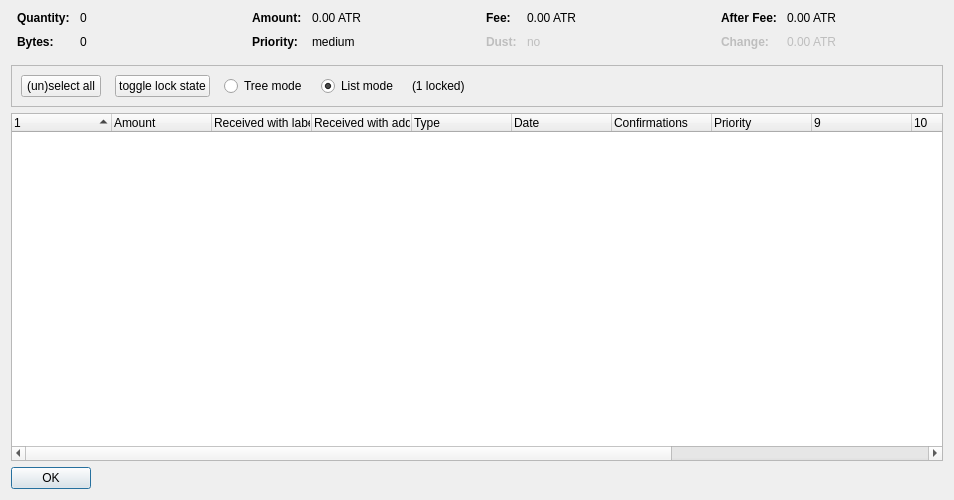
<?xml version="1.0" encoding="UTF-8"?>
<ui version="4.0">
 <class>CoinControlDialog</class>
 <widget class="QDialog" name="CoinControlDialog">
  <property name="geometry">
   <rect>
    <x>0</x>
    <y>0</y>
    <width>954</width>
    <height>500</height>
   </rect>
  </property>
  <property name="windowTitle">
   <string>Coin Selection</string>
  </property>
  <layout class="QVBoxLayout" name="verticalLayout">
   <item>
    <layout class="QHBoxLayout" name="horizontalLayoutTop" stretch="0,0,0,0">
     <property name="topMargin">
      <number>0</number>
     </property>
     <property name="bottomMargin">
      <number>10</number>
     </property>
     <item>
      <layout class="QFormLayout" name="formLayoutCoinControl1">
       <property name="horizontalSpacing">
        <number>10</number>
       </property>
       <property name="verticalSpacing">
        <number>10</number>
       </property>
       <property name="leftMargin">
        <number>6</number>
       </property>
       <property name="rightMargin">
        <number>6</number>
       </property>
       <item row="0" column="0">
        <widget class="QLabel" name="labelCoinControlQuantityText">
         <property name="font">
          <font>
           <weight>75</weight>
           <bold>true</bold>
          </font>
         </property>
         <property name="text">
          <string>Quantity:</string>
         </property>
        </widget>
       </item>
       <item row="0" column="1">
        <widget class="QLabel" name="labelCoinControlQuantity">
         <property name="cursor">
          <cursorShape>IBeamCursor</cursorShape>
         </property>
         <property name="contextMenuPolicy">
          <enum>Qt::ActionsContextMenu</enum>
         </property>
         <property name="text">
          <string notr="true">0</string>
         </property>
         <property name="textInteractionFlags">
          <set>Qt::LinksAccessibleByMouse|Qt::TextSelectableByKeyboard|Qt::TextSelectableByMouse</set>
         </property>
        </widget>
       </item>
       <item row="1" column="0">
        <widget class="QLabel" name="labelCoinControlBytesText">
         <property name="font">
          <font>
           <weight>75</weight>
           <bold>true</bold>
          </font>
         </property>
         <property name="text">
          <string>Bytes:</string>
         </property>
        </widget>
       </item>
       <item row="1" column="1">
        <widget class="QLabel" name="labelCoinControlBytes">
         <property name="cursor">
          <cursorShape>IBeamCursor</cursorShape>
         </property>
         <property name="contextMenuPolicy">
          <enum>Qt::ActionsContextMenu</enum>
         </property>
         <property name="text">
          <string notr="true">0</string>
         </property>
         <property name="textInteractionFlags">
          <set>Qt::LinksAccessibleByMouse|Qt::TextSelectableByKeyboard|Qt::TextSelectableByMouse</set>
         </property>
        </widget>
       </item>
      </layout>
     </item>
     <item>
      <layout class="QFormLayout" name="formLayoutCoinControl2">
       <property name="horizontalSpacing">
        <number>10</number>
       </property>
       <property name="verticalSpacing">
        <number>10</number>
       </property>
       <property name="leftMargin">
        <number>6</number>
       </property>
       <property name="rightMargin">
        <number>6</number>
       </property>
       <item row="0" column="0">
        <widget class="QLabel" name="labelCoinControlAmountText">
         <property name="font">
          <font>
           <weight>75</weight>
           <bold>true</bold>
          </font>
         </property>
         <property name="text">
          <string>Amount:</string>
         </property>
        </widget>
       </item>
       <item row="0" column="1">
        <widget class="QLabel" name="labelCoinControlAmount">
         <property name="cursor">
          <cursorShape>IBeamCursor</cursorShape>
         </property>
         <property name="contextMenuPolicy">
          <enum>Qt::ActionsContextMenu</enum>
         </property>
         <property name="text">
          <string notr="true">0.00 ATR</string>
         </property>
         <property name="textInteractionFlags">
          <set>Qt::LinksAccessibleByMouse|Qt::TextSelectableByKeyboard|Qt::TextSelectableByMouse</set>
         </property>
        </widget>
       </item>
       <item row="1" column="0">
        <widget class="QLabel" name="labelCoinControlPriorityText">
         <property name="font">
          <font>
           <weight>75</weight>
           <bold>true</bold>
          </font>
         </property>
         <property name="text">
          <string>Priority:</string>
         </property>
        </widget>
       </item>
       <item row="1" column="1">
        <widget class="QLabel" name="labelCoinControlPriority">
         <property name="cursor">
          <cursorShape>IBeamCursor</cursorShape>
         </property>
         <property name="contextMenuPolicy">
          <enum>Qt::ActionsContextMenu</enum>
         </property>
         <property name="text">
          <string>medium</string>
         </property>
         <property name="textInteractionFlags">
          <set>Qt::LinksAccessibleByMouse|Qt::TextSelectableByKeyboard|Qt::TextSelectableByMouse</set>
         </property>
        </widget>
       </item>
      </layout>
     </item>
     <item>
      <layout class="QFormLayout" name="formLayoutCoinControl3">
       <property name="horizontalSpacing">
        <number>10</number>
       </property>
       <property name="verticalSpacing">
        <number>10</number>
       </property>
       <property name="leftMargin">
        <number>6</number>
       </property>
       <property name="rightMargin">
        <number>6</number>
       </property>
       <item row="0" column="0">
        <widget class="QLabel" name="labelCoinControlFeeText">
         <property name="font">
          <font>
           <weight>75</weight>
           <bold>true</bold>
          </font>
         </property>
         <property name="text">
          <string>Fee:</string>
         </property>
        </widget>
       </item>
       <item row="0" column="1">
        <widget class="QLabel" name="labelCoinControlFee">
         <property name="cursor">
          <cursorShape>IBeamCursor</cursorShape>
         </property>
         <property name="contextMenuPolicy">
          <enum>Qt::ActionsContextMenu</enum>
         </property>
         <property name="text">
          <string notr="true">0.00 ATR</string>
         </property>
         <property name="textInteractionFlags">
          <set>Qt::LinksAccessibleByMouse|Qt::TextSelectableByKeyboard|Qt::TextSelectableByMouse</set>
         </property>
        </widget>
       </item>
       <item row="1" column="0">
        <widget class="QLabel" name="labelCoinControlLowOutputText">
         <property name="enabled">
          <bool>false</bool>
         </property>
         <property name="font">
          <font>
           <weight>75</weight>
           <bold>true</bold>
          </font>
         </property>
         <property name="text">
          <string>Dust:</string>
         </property>
        </widget>
       </item>
       <item row="1" column="1">
        <widget class="QLabel" name="labelCoinControlLowOutput">
         <property name="enabled">
          <bool>false</bool>
         </property>
         <property name="cursor">
          <cursorShape>IBeamCursor</cursorShape>
         </property>
         <property name="contextMenuPolicy">
          <enum>Qt::ActionsContextMenu</enum>
         </property>
         <property name="text">
          <string>no</string>
         </property>
         <property name="textInteractionFlags">
          <set>Qt::LinksAccessibleByMouse|Qt::TextSelectableByKeyboard|Qt::TextSelectableByMouse</set>
         </property>
        </widget>
       </item>
      </layout>
     </item>
     <item>
      <layout class="QFormLayout" name="formLayoutCoinControl4">
       <property name="horizontalSpacing">
        <number>10</number>
       </property>
       <property name="verticalSpacing">
        <number>10</number>
       </property>
       <property name="leftMargin">
        <number>6</number>
       </property>
       <property name="rightMargin">
        <number>6</number>
       </property>
       <item row="0" column="0">
        <widget class="QLabel" name="labelCoinControlAfterFeeText">
         <property name="font">
          <font>
           <weight>75</weight>
           <bold>true</bold>
          </font>
         </property>
         <property name="text">
          <string>After Fee:</string>
         </property>
        </widget>
       </item>
       <item row="0" column="1">
        <widget class="QLabel" name="labelCoinControlAfterFee">
         <property name="cursor">
          <cursorShape>IBeamCursor</cursorShape>
         </property>
         <property name="contextMenuPolicy">
          <enum>Qt::ActionsContextMenu</enum>
         </property>
         <property name="text">
          <string notr="true">0.00 ATR</string>
         </property>
         <property name="textInteractionFlags">
          <set>Qt::LinksAccessibleByMouse|Qt::TextSelectableByKeyboard|Qt::TextSelectableByMouse</set>
         </property>
        </widget>
       </item>
       <item row="1" column="0">
        <widget class="QLabel" name="labelCoinControlChangeText">
         <property name="enabled">
          <bool>false</bool>
         </property>
         <property name="font">
          <font>
           <weight>75</weight>
           <bold>true</bold>
          </font>
         </property>
         <property name="text">
          <string>Change:</string>
         </property>
        </widget>
       </item>
       <item row="1" column="1">
        <widget class="QLabel" name="labelCoinControlChange">
         <property name="enabled">
          <bool>false</bool>
         </property>
         <property name="cursor">
          <cursorShape>IBeamCursor</cursorShape>
         </property>
         <property name="contextMenuPolicy">
          <enum>Qt::ActionsContextMenu</enum>
         </property>
         <property name="text">
          <string notr="true">0.00 ATR</string>
         </property>
         <property name="textInteractionFlags">
          <set>Qt::LinksAccessibleByMouse|Qt::TextSelectableByKeyboard|Qt::TextSelectableByMouse</set>
         </property>
        </widget>
       </item>
      </layout>
     </item>
    </layout>
   </item>
   <item>
    <widget class="QFrame" name="frame">
     <property name="minimumSize">
      <size>
       <width>0</width>
       <height>40</height>
      </size>
     </property>
     <property name="frameShape">
      <enum>QFrame::StyledPanel</enum>
     </property>
     <property name="frameShadow">
      <enum>QFrame::Sunken</enum>
     </property>
     <layout class="QHBoxLayout" name="horizontalLayout">
      <item>
       <layout class="QHBoxLayout" name="horizontalLayoutPanel" stretch="0,0,0,0,0,0">
        <property name="spacing">
         <number>14</number>
        </property>
        <item>
         <widget class="QPushButton" name="pushButtonSelectAll">
          <property name="sizePolicy">
           <sizepolicy hsizetype="Maximum" vsizetype="Fixed">
            <horstretch>0</horstretch>
            <verstretch>0</verstretch>
           </sizepolicy>
          </property>
          <property name="text">
           <string>(un)select all</string>
          </property>
          <property name="autoDefault">
           <bool>false</bool>
          </property>
         </widget>
        </item>
        <item>
         <widget class="QPushButton" name="pushButtonToggleLock">
          <property name="sizePolicy">
           <sizepolicy hsizetype="Maximum" vsizetype="Fixed">
            <horstretch>0</horstretch>
            <verstretch>0</verstretch>
           </sizepolicy>
          </property>
          <property name="text">
           <string>toggle lock state</string>
          </property>
          <property name="autoDefault">
           <bool>false</bool>
          </property>
         </widget>
        </item>
        <item>
         <widget class="QRadioButton" name="radioTreeMode">
          <property name="sizePolicy">
           <sizepolicy hsizetype="Maximum" vsizetype="Fixed">
            <horstretch>0</horstretch>
            <verstretch>0</verstretch>
           </sizepolicy>
          </property>
          <property name="text">
           <string>Tree mode</string>
          </property>
         </widget>
        </item>
        <item>
         <widget class="QRadioButton" name="radioListMode">
          <property name="sizePolicy">
           <sizepolicy hsizetype="Maximum" vsizetype="Fixed">
            <horstretch>0</horstretch>
            <verstretch>0</verstretch>
           </sizepolicy>
          </property>
          <property name="text">
           <string>List mode</string>
          </property>
          <property name="checked">
           <bool>true</bool>
          </property>
         </widget>
        </item>
        <item>
         <widget class="QLabel" name="labelLocked">
          <property name="text">
           <string>(1 locked)</string>
          </property>
         </widget>
        </item>
        <item>
         <spacer name="horizontalSpacer">
          <property name="orientation">
           <enum>Qt::Horizontal</enum>
          </property>
          <property name="sizeHint" stdset="0">
           <size>
            <width>40</width>
            <height>20</height>
           </size>
          </property>
         </spacer>
        </item>
       </layout>
      </item>
     </layout>
    </widget>
   </item>
   <item>
    <widget class="CoinControlTreeWidget" name="treeWidget">
     <property name="contextMenuPolicy">
      <enum>Qt::CustomContextMenu</enum>
     </property>
     <property name="sortingEnabled">
      <bool>false</bool>
     </property>
     <property name="columnCount">
      <number>13</number>
     </property>
     <attribute name="headerShowSortIndicator" stdset="0">
      <bool>true</bool>
     </attribute>
     <attribute name="headerStretchLastSection">
      <bool>false</bool>
     </attribute>
     <column>
      <property name="text">
       <string/>
      </property>
     </column>
     <column>
      <property name="text">
       <string>Amount</string>
      </property>
     </column>
     <column>
      <property name="text">
       <string>Received with label</string>
      </property>
     </column>
     <column>
      <property name="text">
       <string>Received with address</string>
      </property>
     </column>
     <column>
      <property name="text">
	<string>Type</string>
      </property>
     </column>
     <column>
      <property name="text">	 
       <string>Date</string>
      </property>
     </column>
     <column>
      <property name="text">
       <string>Confirmations</string>
      </property>
      <property name="toolTip">
       <string>Confirmed</string>
      </property>
     </column>
     <column>
      <property name="text">
       <string>Priority</string>
      </property>
     </column>
     <column>
      <property name="text">
       <string/>
      </property>
     </column>
     <column>
      <property name="text">
       <string/>
      </property>
     </column>
     <column>
      <property name="text">
       <string/>
      </property>
     </column>
     <column>
      <property name="text">
       <string/>
      </property>
     </column>
     <column>
      <property name="text">
       <string/>
      </property>
     </column>
    </widget>
   </item>
   <item>
    <widget class="QDialogButtonBox" name="buttonBox">
     <property name="sizePolicy">
      <sizepolicy hsizetype="Maximum" vsizetype="Fixed">
       <horstretch>0</horstretch>
       <verstretch>0</verstretch>
      </sizepolicy>
     </property>
     <property name="orientation">
      <enum>Qt::Horizontal</enum>
     </property>
     <property name="standardButtons">
      <set>QDialogButtonBox::Ok</set>
     </property>
    </widget>
   </item>
  </layout>
 </widget>
 <customwidgets>
  <customwidget>
   <class>CoinControlTreeWidget</class>
   <extends>QTreeWidget</extends>
   <header>coincontroltreewidget.h</header>
  </customwidget>
 </customwidgets>
 <resources/>
 <connections/>
</ui>
